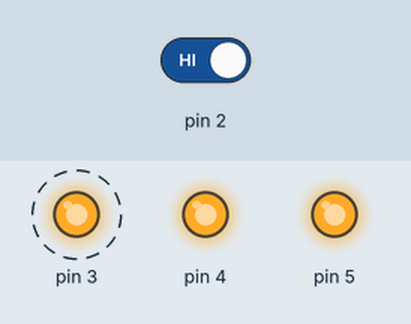
Simulated run of this sketch. Board: Arduino Uno, built with avr-gcc and run on an emulated ATmega328P. Parts: output pins drawn as LEDs (lit = HIGH). Dashed ring = blinking. The inputs (shaded band) are chosen by the test bench; at power-on: pin 2 HIGH.

Above: at 3.7 s.
3.8 s: pin 2 driven LOW
At 4.7 s:
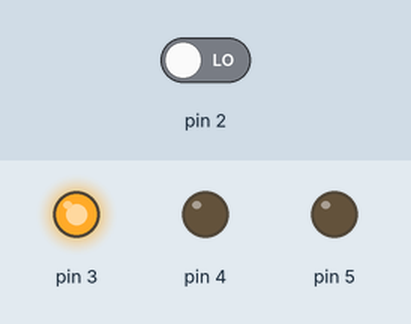
5.8 s: pin 2 driven HIGH
At 6.4 s:
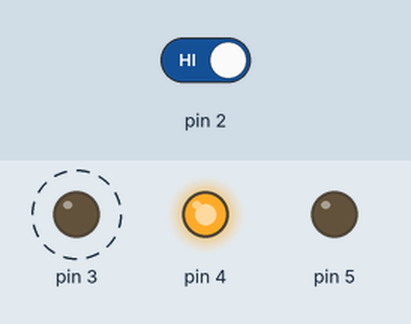
Timing chart, 0 to 15.5 s (numbered marks = the images above; inputs shaded):
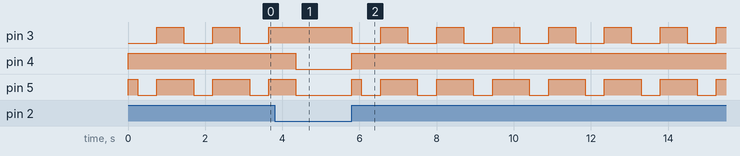

Measured:
- after the input at 3.8 s, pin 3: stays HIGH (without the input it goes to LOW after 0.55 s); pin 4: HIGH → LOW after 0.55 s
- after the input at 5.8 s, pin 3: alternates HIGH for 0.70 s and LOW for 0.75 s, starting at once; pin 4: LOW → HIGH at once; pin 5: LOW → HIGH at once, then repeats every 1.5 s: LOW 0.50 s, HIGH 0.95 s
- by itself, pin 3: alternates HIGH for 0.70 s and LOW for 0.75 s
- by itself, pin 5: repeats every 1.5 s: LOW 0.50 s, HIGH 0.95 s

The sketch:

02_spaceship_interface.ino
```cpp
int switchState = 0;

void setup() {
  pinMode(3, OUTPUT);
  pinMode(4, OUTPUT);
  pinMode(5, OUTPUT);
  pinMode(2, INPUT);

}

void loop() {
  switchState = digitalRead(2);

  if(switchState == LOW) { //boton no presionado
    digitalWrite(3, HIGH);
    digitalWrite(4, LOW);
    digitalWrite(5, LOW);

  } else {
    digitalWrite(3, LOW);
    digitalWrite(4, HIGH);
    digitalWrite(5, HIGH);

    delay(250);

    digitalWrite(4, HIGH);
    digitalWrite(5, LOW);

    delay(500);

    digitalWrite(3, HIGH);
    digitalWrite(4, HIGH);
    digitalWrite(5, HIGH);

    delay(700);

  }

}
```
